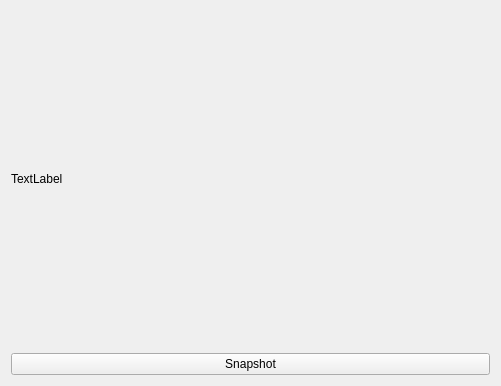
<?xml version="1.0" encoding="UTF-8"?>
<ui version="4.0">
 <class>Widget</class>
 <widget class="QWidget" name="Widget">
  <property name="geometry">
   <rect>
    <x>0</x>
    <y>0</y>
    <width>501</width>
    <height>386</height>
   </rect>
  </property>
  <property name="windowTitle">
   <string>Widget</string>
  </property>
  <layout class="QVBoxLayout" name="verticalLayout_2">
   <item>
    <layout class="QVBoxLayout" name="verticalLayout">
     <item>
      <widget class="QLabel" name="label">
       <property name="text">
        <string>TextLabel</string>
       </property>
      </widget>
     </item>
     <item>
      <widget class="QPushButton" name="pushButton">
       <property name="text">
        <string>Snapshot</string>
       </property>
      </widget>
     </item>
    </layout>
   </item>
  </layout>
 </widget>
 <layoutdefault spacing="6" margin="11"/>
 <resources/>
 <connections/>
</ui>
